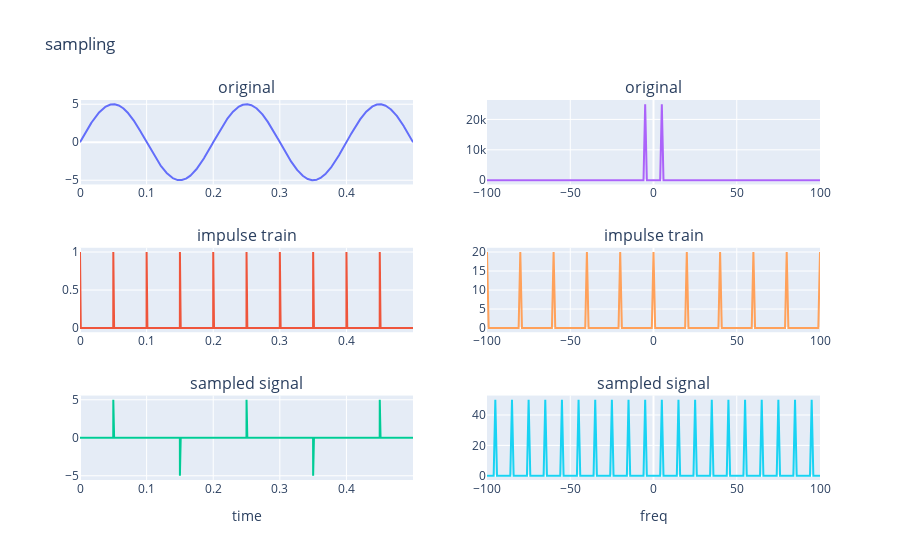

The notebook cell this image was saved under:
### Code cell
# With impulse train

f = 5  #Frequency of the input signal
n = 10000
t = np.linspace(0,1,n)
x = 5*np.sin(2*np.pi*f*t)   # input signal
x_f = fft(x)                # frequency domain of input signal
x_f = fftshift(x_f)
f = fftfreq(n, 1/n)
f = fftshift(f)
fs = 20 #[48, 100, 200, 500]    sampling frequency 
A = np.arange(0,n,n//fs) # having fs samples from [0 to n]
p = signal.unit_impulse(n, A) # Impulse train of frequency fs (sampling rate of fs)
s = x*p  # sampled signal

p_f = fft(p)
s_f = fft(s)
s_f = fftshift(s_f)
p_f = fftshift(p_f)

fig = make_subplots(rows = 3, cols = 2, subplot_titles=("original", "original", "impulse train", "impulse train", "sampled signal", "sampled signal"))
#fig = go.Figure()
fig.update_layout(title_text="sampling")


# time domain
fig.add_scatter(x = t[:n//2], y = x, row = 1, col = 1)
fig.add_scatter(x = t[:n//2], y = p, mode = "lines", row = 2, col = 1)
fig.add_scatter(x = t[:n//2], y = s, row = 3, col = 1)
fig.update_xaxes(title_text="time", row=3, col=1)

# #frequency domain
fig.add_scatter(x = f, y = abs(x_f), row = 1, col = 2)
fig.add_scatter(x = f, y = abs(p_f), mode = "lines", row = 2, col = 2)
fig.add_scatter(x = f, y = abs(s_f), row = 3, col = 2)
fig.update_xaxes(title_text="freq", row=3, col=2)


fig.update_xaxes(range=[-100,100], row =1, col = 2)
fig.update_xaxes(range=[-100,100], row =2, col = 2)
fig.update_xaxes(range=[-100,100], row =3, col = 2)

fig.layout.update(showlegend=False)

fig

### Figure 1 — Plotly figure (JSON) as saved in the notebook; plotly's stock layout.template omitted (floating-point values rounded to 4 significant figures; data arrays with more than 128 entries replaced by an {"elided": "..."} marker saying what was removed)
{"data": [{"type": "scatter", "x": {"elided": "5000 float values"}, "xaxis": "x", "y": {"elided": "10000 float values"}, "yaxis": "y"}, {"mode": "lines", "type": "scatter", "x": {"elided": "5000 float values"}, "xaxis": "x3", "y": {"elided": "10000 int values"}, "yaxis": "y3"}, {"type": "scatter", "x": {"elided": "5000 float values"}, "xaxis": "x5", "y": {"elided": "10000 float values"}, "yaxis": "y5"}, {"type": "scatter", "x": {"elided": "10000 int values"}, "xaxis": "x2", "y": {"elided": "10000 float values"}, "yaxis": "y2"}, {"mode": "lines", "type": "scatter", "x": {"elided": "10000 int values"}, "xaxis": "x4", "y": {"elided": "10000 float values"}, "yaxis": "y4"}, {"type": "scatter", "x": {"elided": "10000 int values"}, "xaxis": "x6", "y": {"elided": "10000 float values"}, "yaxis": "y6"}], "layout": {"annotations": [{"font": {"size": 16}, "showarrow": false, "text": "original", "x": 0.225, "xanchor": "center", "xref": "paper", "y": 1, "yanchor": "bottom", "yref": "paper"}, {"font": {"size": 16}, "showarrow": false, "text": "original", "x": 0.775, "xanchor": "center", "xref": "paper", "y": 1, "yanchor": "bottom", "yref": "paper"}, {"font": {"size": 16}, "showarrow": false, "text": "impulse train", "x": 0.225, "xanchor": "center", "xref": "paper", "y": 0.6111, "yanchor": "bottom", "yref": "paper"}, {"font": {"size": 16}, "showarrow": false, "text": "impulse train", "x": 0.775, "xanchor": "center", "xref": "paper", "y": 0.6111, "yanchor": "bottom", "yref": "paper"}, {"font": {"size": 16}, "showarrow": false, "text": "sampled signal", "x": 0.225, "xanchor": "center", "xref": "paper", "y": 0.2222, "yanchor": "bottom", "yref": "paper"}, {"font": {"size": 16}, "showarrow": false, "text": "sampled signal", "x": 0.775, "xanchor": "center", "xref": "paper", "y": 0.2222, "yanchor": "bottom", "yref": "paper"}], "showlegend": false, "title": {"text": "sampling"}, "xaxis": {"anchor": "y", "domain": [0, 0.45]}, "xaxis2": {"anchor": "y2", "domain": [0.55, 1], "range": [-100, 100]}, "xaxis3": {"anchor": "y3", "domain": [0, 0.45]}, "xaxis4": {"anchor": "y4", "domain": [0.55, 1], "range": [-100, 100]}, "xaxis5": {"anchor": "y5", "domain": [0, 0.45], "title": {"text": "time"}}, "xaxis6": {"anchor": "y6", "domain": [0.55, 1], "range": [-100, 100], "title": {"text": "freq"}}, "yaxis": {"anchor": "x", "domain": [0.7778, 1]}, "yaxis2": {"anchor": "x2", "domain": [0.7778, 1]}, "yaxis3": {"anchor": "x3", "domain": [0.3889, 0.6111]}, "yaxis4": {"anchor": "x4", "domain": [0.3889, 0.6111]}, "yaxis5": {"anchor": "x5", "domain": [0, 0.2222]}, "yaxis6": {"anchor": "x6", "domain": [0, 0.2222]}}}
